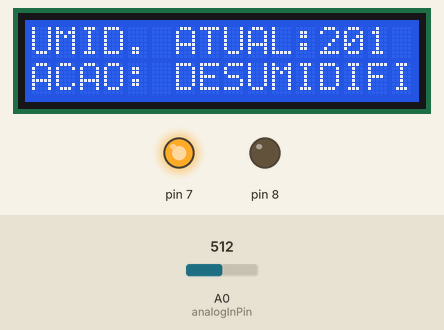
Bench run of a sketch on a simulated Arduino Uno, built with avr-gcc and run on an emulated ATmega328P. Parts: 16×2 character LCD, output pins drawn as LEDs (lit = HIGH). The inputs (shaded band) are chosen by the test bench; at power-on: A0 (analogInPin) = 512.

Above: at 1.6 s.
1.7 s: A0 (analogInPin) set to 303
At 3.6 s:
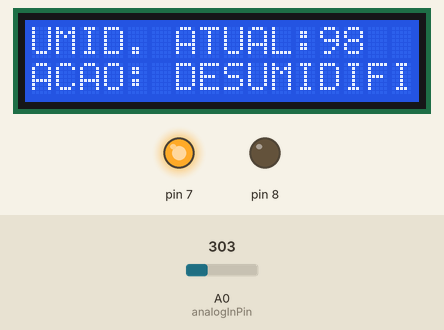
4.5 s: A0 (analogInPin) set to 277
At 6.6 s:
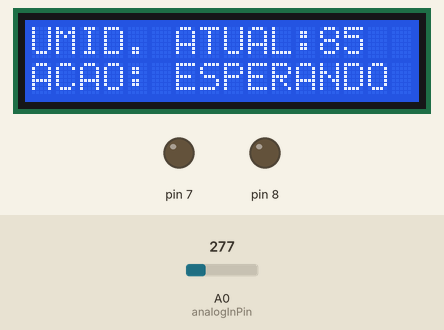
7.6 s: A0 (analogInPin) set to 122
At 9.6 s:
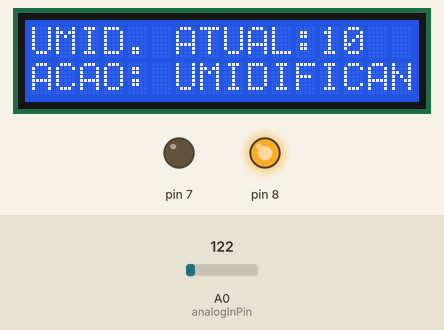
Timing chart, 0 to 11.1 s (numbered marks = the images above; inputs shaded):
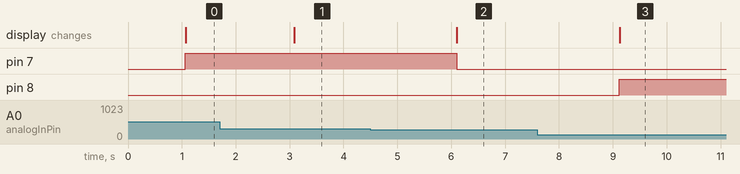

Measured:
- the behaviour switches between 288 and 287 on A0 (analogInPin) (found by bisection; images 1 and 2)
- after the input at 1.7 s, the display: changes after 1.4 s (image 1)
- after the input at 4.5 s, pin 7: HIGH → LOW after 1.6 s; the display: changes after 1.6 s (image 2)
- after the input at 7.6 s, pin 8: LOW → HIGH after 1.5 s; the display: changes after 1.5 s (image 3)

The sketch:

main.ino
```cpp
#include <LiquidCrystal.h>

// initialize pins
LiquidCrystal lcd(12, 11, 5, 4, 3, 2);

//Sensor Pin
const int analogInPin = A0;
const int umidificar = 8;
const int desumidificar = 7;

//Variables
int sensorValue = 0;


void setup() {
  // set up the LCD's number of columns and rows:
  lcd.begin(16, 2);
  pinMode(8, OUTPUT);
  pinMode(7, OUTPUT);
}

void loop() {
  sensorValue = map(((analogRead(analogInPin) - 20) * 3.04), 0, 1023, -40, 125);
  delay(1000);
  verificaAcao();
}

void verificaAcao(){
  if(sensorValue < 85){
    digitalWrite(8, HIGH);
    digitalWrite(7, LOW);

    lcd.clear();
  	lcd.print("UMID. ATUAL:"+ String(sensorValue));
    lcd.setCursor(0, 1);
    lcd.print("ACAO: UMIDIFICANDO");
  }
  else if(sensorValue > 90){
    digitalWrite(7, HIGH);
    digitalWrite(8, LOW);

    lcd.clear();
  	lcd.print("UMID. ATUAL:"+ String(sensorValue));
    lcd.setCursor(0, 1);
    lcd.print("ACAO: DESUMIDIFICANDO");
  }
  else {
    digitalWrite(7, LOW);
    digitalWrite(8, LOW);
  	lcd.clear();
  	lcd.print("UMID. ATUAL:"+ String(sensorValue));
    lcd.setCursor(0, 1);
    lcd.print("ACAO: ESPERANDO");
  }
}
```
